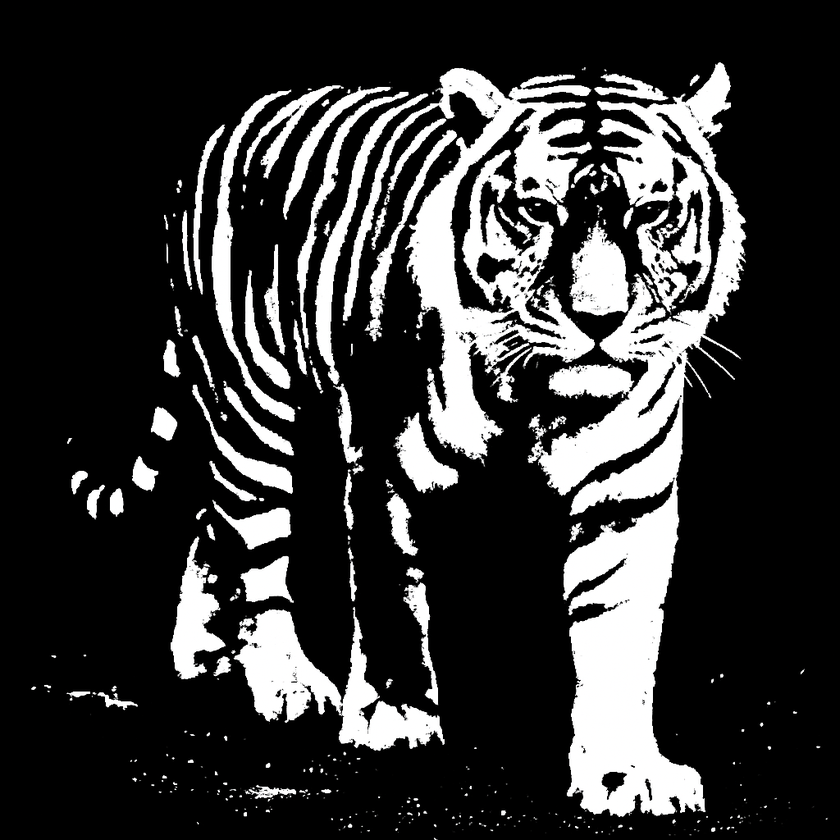
#> input picture images/binary.png, 840 x 840 px, shrunk from 1024 x 1024 before the run
$ jupyter execute 6.ipynb
#> lines starting #> are read from the running program, lines starting #| are printed output that depends on the picture; after the words box and inside, x2 and y2 are one past the last pixel; in counts of white or black regions, pixels touching at a corner belong together
[cell 1]
import cv2
import numpy as np
import matplotlib.pyplot as plt

# Utility function to display images
def show_image(title, img, cmap='gray'):
    plt.figure(figsize=(5, 5))
    plt.title(title)
    plt.imshow(img, cmap=cmap)
    plt.axis('off')
    plt.show()

# Load a binary image (or threshold a grayscale one)
img = cv2.imread('images/binary.png', cv2.IMREAD_GRAYSCALE)
#> img: shape (840, 840); min 0, max 255, mean 53.7
_, binary = cv2.threshold(img, 127, 255, cv2.THRESH_BINARY)
#> binary: shape (840, 840); 21.1% white; 324 white regions (244 under 20 px), largest, box (x1, y1, x2, y2) and area: (528, 62, 746, 817) 60791, (343, 68, 595, 464) 30943, (234, 607, 445, 751) 11193
show_image("Original Binary Image", binary)

# Structuring element (3x3 square)
kernel = cv2.getStructuringElement(cv2.MORPH_RECT, (3, 3))

# (a) Erosion and Dilation
eroded = cv2.erode(binary, kernel, iterations=1)
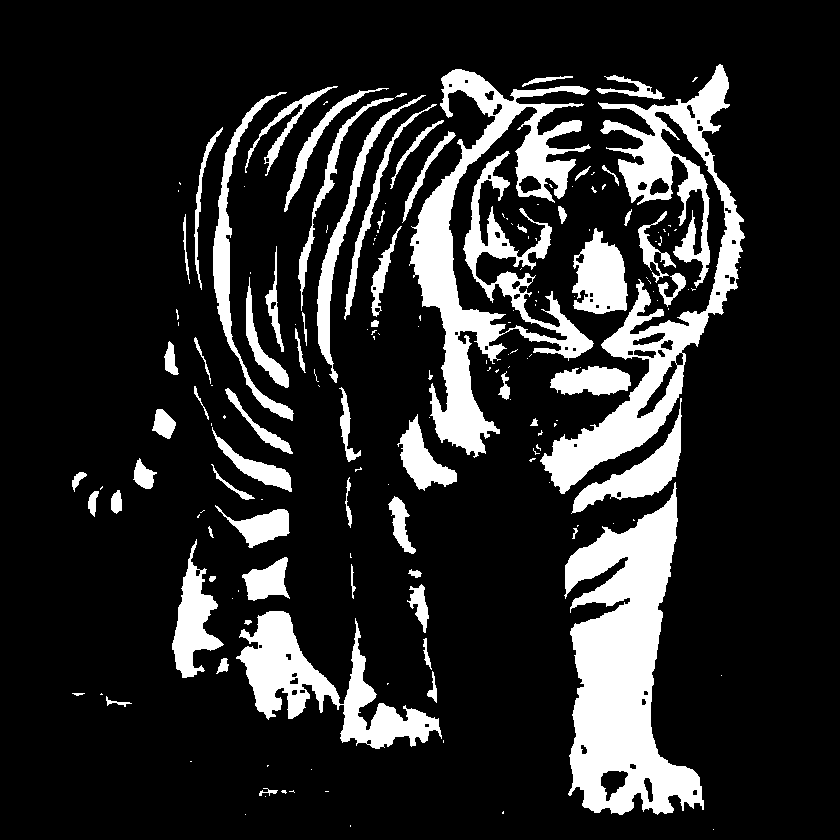
#> eroded: shape (840, 840); 16.5% white; 173 white regions (105 under 20 px), largest, box (x1, y1, x2, y2) and area: (564, 482, 704, 815) 24300, (409, 69, 594, 458) 22321, (540, 64, 745, 494) 19665
dilated = cv2.dilate(binary, kernel, iterations=1)
#> dilated: shape (840, 840); 25.9% white; 208 white regions (92 under 20 px), largest, box (x1, y1, x2, y2) and area: (527, 61, 747, 818) 73815, (342, 67, 597, 467) 42958, (230, 606, 446, 752) 12931

show_image("Erosion", eroded)
show_image("Dilation", dilated)

# (b) Opening and Closing
opened = cv2.morphologyEx(binary, cv2.MORPH_OPEN, kernel)
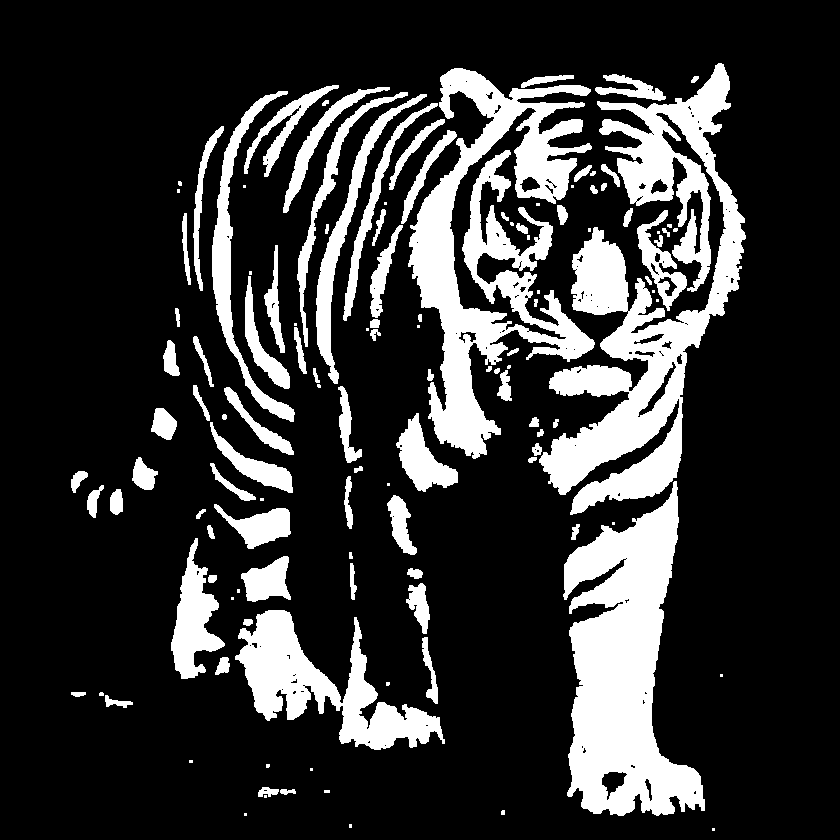
#> opened: shape (840, 840); 20.4% white; 126 white regions (38 under 20 px), largest, box (x1, y1, x2, y2) and area: (539, 63, 746, 515) 33366, (408, 68, 595, 459) 27541, (563, 481, 705, 816) 26227
closed = cv2.morphologyEx(binary, cv2.MORPH_CLOSE, kernel)
#> closed: shape (840, 840); 21.6% white; 244 white regions (184 under 20 px), largest, box (x1, y1, x2, y2) and area: (528, 62, 746, 817) 64320, (343, 68, 595, 464) 35462, (234, 607, 445, 751) 11487

show_image("Opening", opened)
show_image("Closing", closed)

# (c) Boundary Extraction: Boundary = Dilation - Original
boundary = cv2.dilate(binary, kernel) - binary
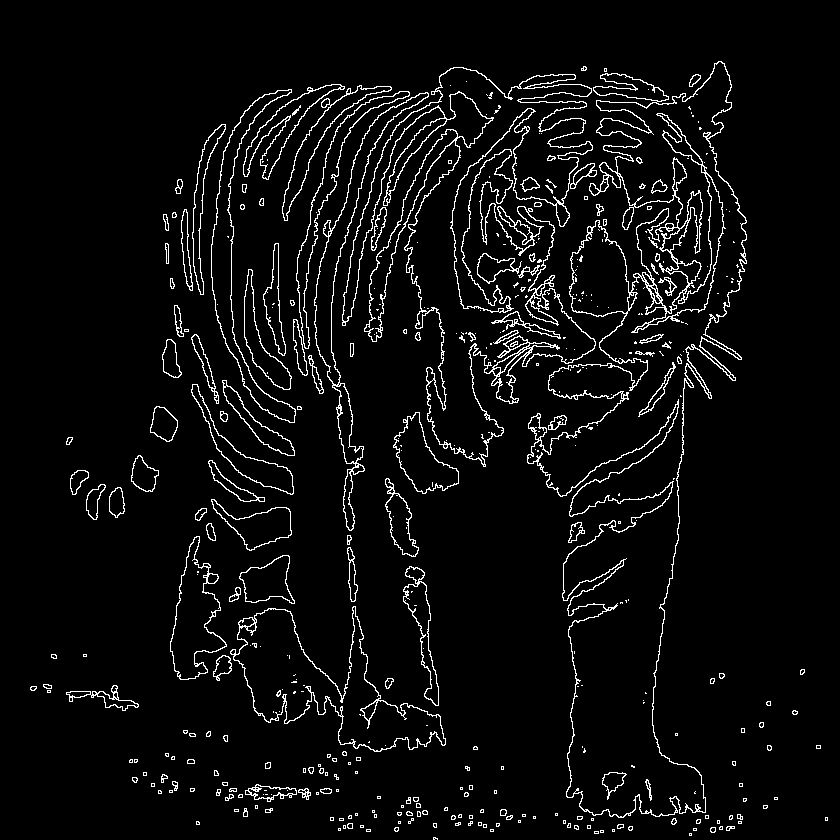
#> boundary: shape (840, 840); 4.8% white in thin lines or dots, all inside (x1, y1, x2, y2) = (30, 61, 828, 840)
show_image("Boundary Extraction", boundary)

# (d) Region Filling (Morphological approach)
def region_filling(binary_img, seed_point, kernel):
    # Invert image: object = 0, background = 255
#> called with seed_point = (250, 250), kernel = array of shape (3, 3)
    inv = cv2.bitwise_not(binary_img)

    # Create seed image
    filled = np.zeros_like(binary_img)
    filled[seed_point] = 255

    prev = np.zeros_like(binary_img)
    while True:
        dilated = cv2.dilate(filled, kernel)
        filled = cv2.bitwise_and(dilated, inv)
        if np.array_equal(filled, prev):
            break
        prev = filled.copy()
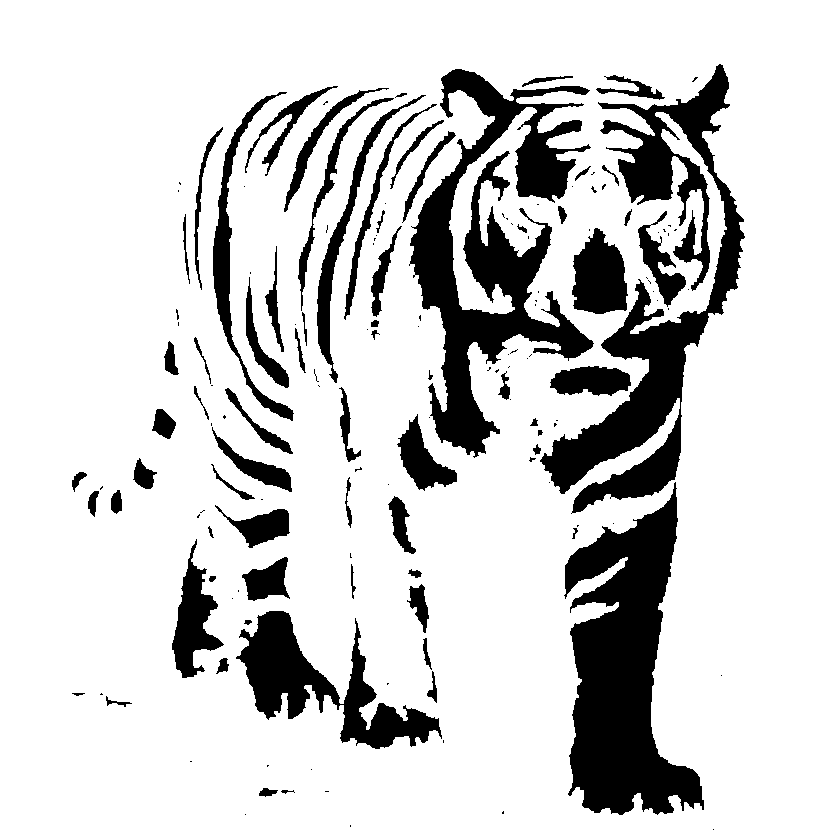
#> dilated: shape (840, 840); 82.5% white; 152 black regions (82 under 20 px), largest, box (x1, y1, x2, y2) and area: (409, 69, 594, 458) 25645, (564, 482, 704, 815) 25110, (540, 64, 745, 514) 24703
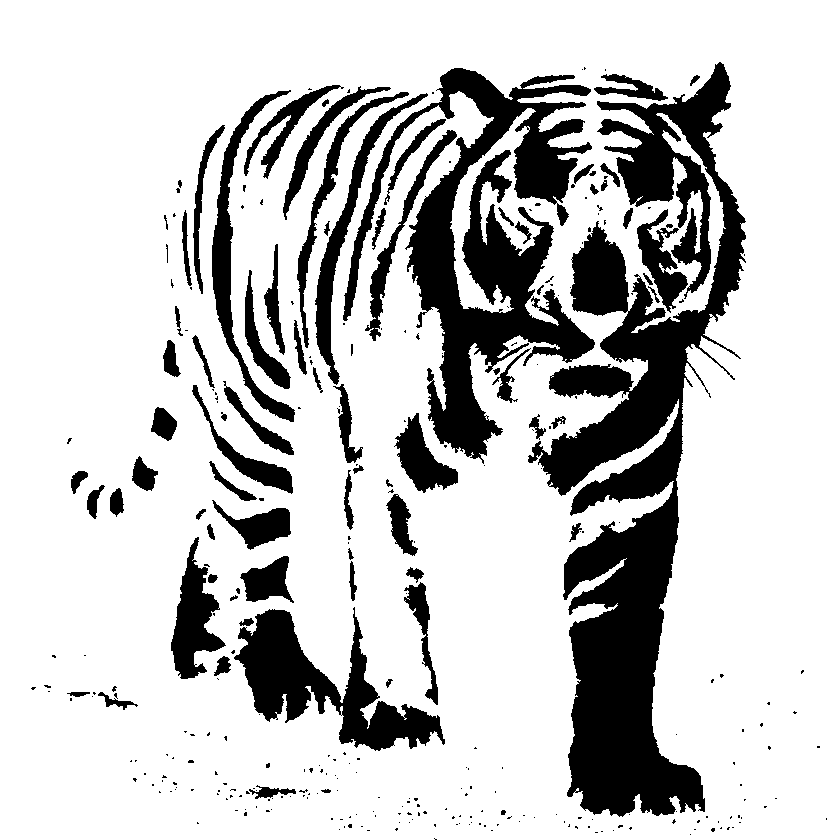
#> filled: shape (840, 840); 78.4% white; 323 black regions (243 under 20 px), largest, box (x1, y1, x2, y2) and area: (528, 62, 746, 817) 62223, (343, 68, 595, 464) 32830, (234, 607, 445, 751) 11280

    result = filled | binary_img
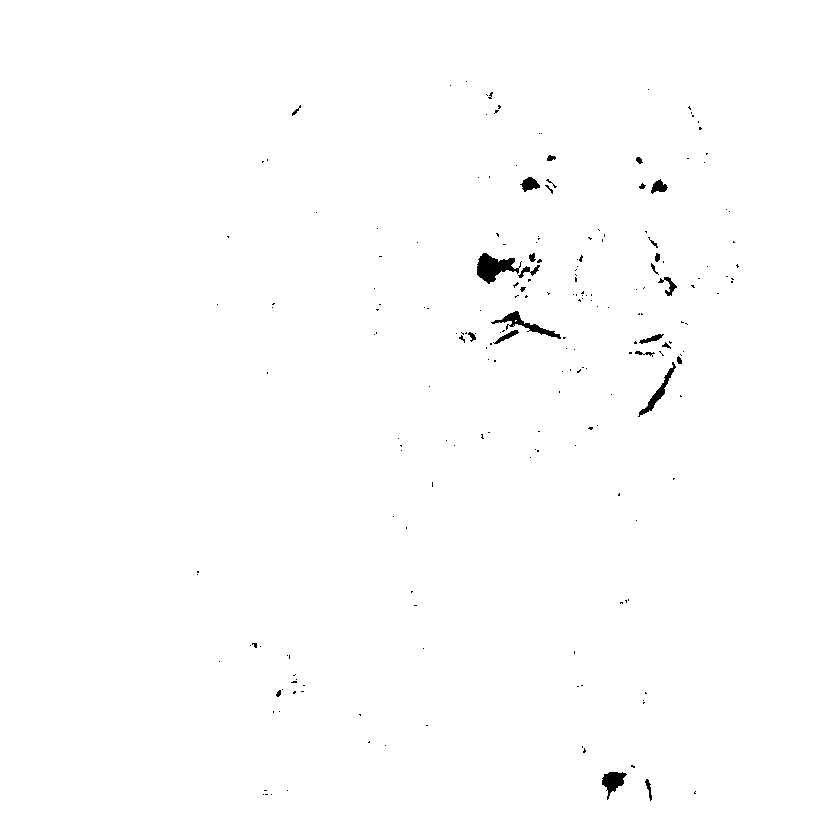
#> result: shape (840, 840); 99.5% white; 209 black regions (183 under 20 px), largest, box (x1, y1, x2, y2) and area: (477, 253, 522, 284) 700, (491, 311, 561, 339) 435, (602, 772, 627, 800) 355
    return filled, result

# Seed point (y, x) coordinate for filling
seed_point = (250, 250)  # adjust as needed for your image
filled_region, final_img = region_filling(binary, seed_point, kernel)

show_image("Filled Region", filled_region)
show_image("Final Image after Filling", final_img)
